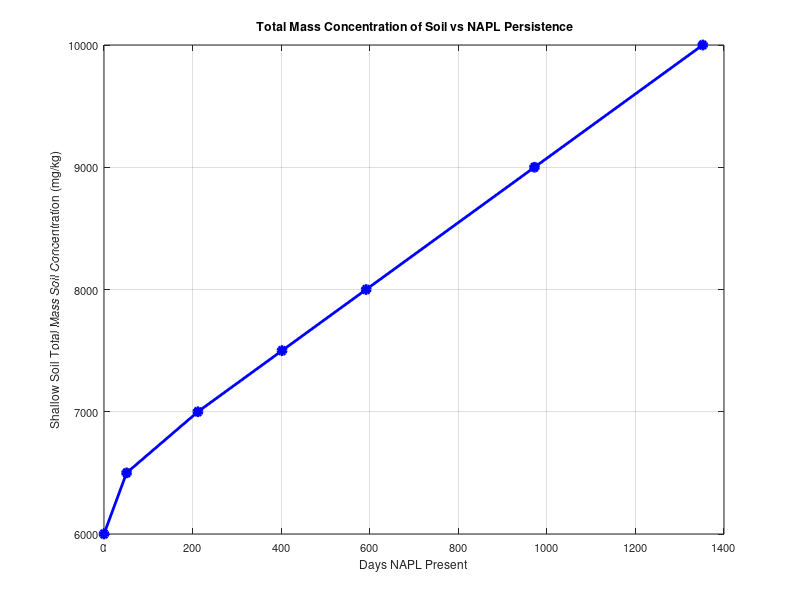
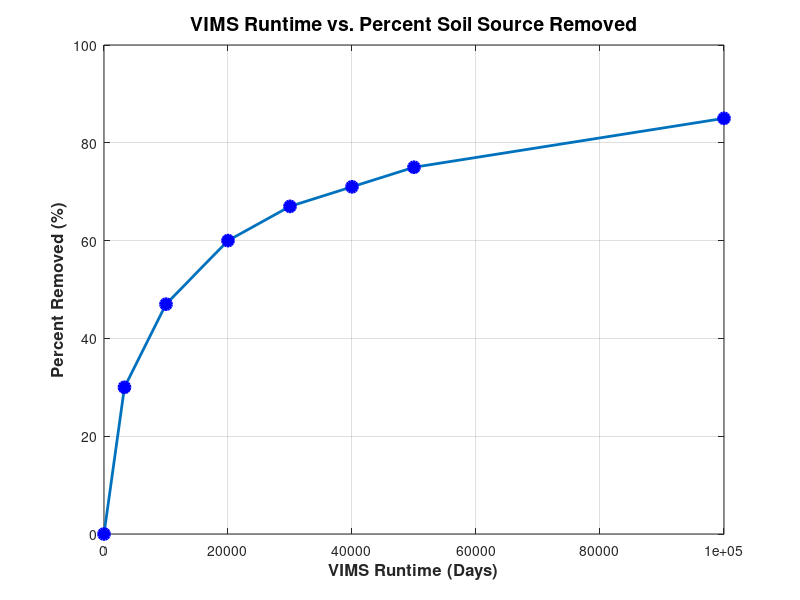

Write MATLAB code to recreate these figures, in order. (Note: this script raises an error after producing the figures.)
% Data
days = [6000 6500 7000 7500 8000 9000 10000];
NAPL = [0 51 212 402 592 972 1352];

% Create the plot
figure;
plot(NAPL, days,  'b-o', 'LineWidth', 2, 'MarkerFaceColor', 'b');

% Add labels and title
ylabel('Shallow Soil Total Mass Soil Concentration (mg/kg)');
xlabel('Days NAPL Present');
title(' Total Mass Concentration of Soil vs NAPL Persistence');

% Add grid
grid on;

% Make it look nicer
set(gca, 'FontSize', 8);
box on;

% If you want to adjust axis limits
% xlim([4500 10500]);
% ylim([-100 1400]);

%%

% % % % % % % Percentage of Total Soil Mass Removed % % % % % % 

% Data
runtime = [0, 3300, 10000, 20000, 30000, 40000, 50000, 100000];
percent_removed = [0 , 30, 47, 60, 67, 71, 75, 85];

% Create the figure
figure('Position', [100, 100, 800, 500]);

% Plot with a line and markers
plot(runtime, percent_removed, '-o', 'LineWidth', 2, 'MarkerSize', 8, ...
    'MarkerFaceColor', 'blue', 'MarkerEdgeColor', 'blue');

% Add labels and title
xlabel('VIMS Runtime (Days)', 'FontSize', 12, 'FontWeight', 'bold');
ylabel('Percent Removed (%)', 'FontSize', 12, 'FontWeight', 'bold');
title('VIMS Runtime vs. Percent Soil Source Removed', 'FontSize', 14, 'FontWeight', 'bold');

% Add grid
grid on;

% Format x-axis to use comma separator for thousands
ax = gca;
ax.XAxis.Exponent = 0;
xtickformat('%.0f');

% Adjust axis limits to add some padding
xlim([0, max(runtime)*1.05]);
ylim([0, max(percent_removed)*1.05]);

% Add data labels
for i = 1:length(runtime)
    text(runtime(i), percent_removed(i)+1, [num2str(percent_removed(i)) '%'], ...
        'HorizontalAlignment', 'center', 'VerticalAlignment', 'bottom');
end